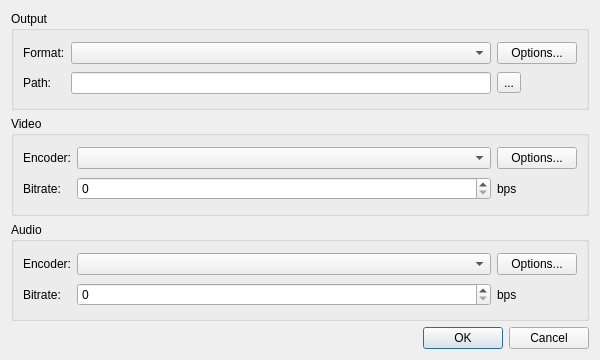
<?xml version="1.0" encoding="UTF-8"?>
<ui version="4.0">
 <class>DumpingDialog</class>
 <widget class="QDialog" name="DumpingDialog">
  <property name="geometry">
   <rect>
    <x>0</x>
    <y>0</y>
    <width>600</width>
    <height>360</height>
   </rect>
  </property>
  <property name="windowTitle">
   <string>Dump Video</string>
  </property>
  <layout class="QVBoxLayout">
   <item>
    <widget class="QGroupBox">
     <property name="title">
      <string>Output</string>
     </property>
     <layout class="QGridLayout">
      <item row="0" column="0">
       <widget class="QLabel">
        <property name="text">
         <string>Format:</string>
        </property>
       </widget>
      </item>
      <item row="0" column="1">
       <widget class="QComboBox" name="formatComboBox"/>
      </item>
      <item row="0" column="2">
       <widget class="QPushButton" name="formatOptionsButton">
        <property name="text">
         <string>Options...</string>
        </property>
       </widget>
      </item>
      <item row="1" column="0">
       <widget class="QLabel">
        <property name="text">
         <string>Path:</string>
        </property>
       </widget>
      </item>
      <item row="1" column="1">
       <widget class="QLineEdit" name="pathLineEdit"/>
      </item>
      <item row="1" column="2">
       <widget class="QToolButton" name="pathExplore">
        <property name="text">
         <string>...</string>
        </property>
       </widget>
      </item>
     </layout>
    </widget>
   </item>
   <item>
    <widget class="QGroupBox">
     <property name="title">
      <string>Video</string>
     </property>
     <layout class="QGridLayout">
      <item row="0" column="0">
       <widget class="QLabel">
        <property name="text">
         <string>Encoder:</string>
        </property>
       </widget>
      </item>
      <item row="0" column="1">
       <widget class="QComboBox" name="videoEncoderComboBox">
        <property name="sizePolicy">
         <sizepolicy hsizetype="MinimumExpanding" vsizetype="Fixed">
          <horstretch>0</horstretch>
          <verstretch>0</verstretch>
         </sizepolicy>
        </property>
       </widget>
      </item>
      <item row="0" column="2">
       <widget class="QPushButton" name="videoEncoderOptionsButton">
        <property name="text">
         <string>Options...</string>
        </property>
       </widget>
      </item>
      <item row="1" column="0">
       <widget class="QLabel">
        <property name="text">
         <string>Bitrate:</string>
        </property>
       </widget>
      </item>
      <item row="1" column="1">
       <widget class="QSpinBox" name="videoBitrateSpinBox">
        <property name="maximum">
         <number>10000000</number>
        </property>
        <property name="singleStep">
         <number>1000</number>
        </property>
       </widget>
      </item>
      <item row="1" column="2">
       <widget class="QLabel">
        <property name="text">
         <string>bps</string>
        </property>
       </widget>
      </item>
     </layout>
    </widget>
   </item>
   <item>
    <widget class="QGroupBox">
     <property name="title">
      <string>Audio</string>
     </property>
     <layout class="QGridLayout">
      <item row="0" column="0">
       <widget class="QLabel">
        <property name="text">
         <string>Encoder:</string>
        </property>
       </widget>
      </item>
      <item row="0" column="1">
       <widget class="QComboBox" name="audioEncoderComboBox">
        <property name="sizePolicy">
         <sizepolicy hsizetype="MinimumExpanding" vsizetype="Fixed">
          <horstretch>0</horstretch>
          <verstretch>0</verstretch>
         </sizepolicy>
        </property>
       </widget>
      </item>
      <item row="0" column="2">
       <widget class="QPushButton" name="audioEncoderOptionsButton">
        <property name="text">
         <string>Options...</string>
        </property>
       </widget>
      </item>
      <item row="1" column="0">
       <widget class="QLabel">
        <property name="text">
         <string>Bitrate:</string>
        </property>
       </widget>
      </item>
      <item row="1" column="1">
       <widget class="QSpinBox" name="audioBitrateSpinBox">
        <property name="maximum">
         <number>1000000</number>
        </property>
        <property name="singleStep">
         <number>100</number>
        </property>
       </widget>
      </item>
      <item row="1" column="2">
       <widget class="QLabel">
        <property name="text">
         <string>bps</string>
        </property>
       </widget>
      </item>
     </layout>
    </widget>
   </item>
   <item>
    <widget class="QDialogButtonBox" name="buttonBox">
     <property name="standardButtons">
      <set>QDialogButtonBox::Cancel|QDialogButtonBox::Ok</set>
     </property>
    </widget>
   </item>
  </layout>
 </widget>
</ui>
